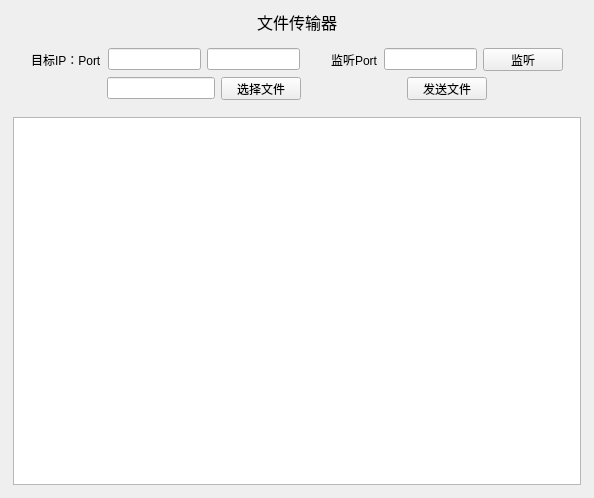
<?xml version="1.0" encoding="UTF-8"?>
<ui version="4.0">
 <class>Widget</class>
 <widget class="QWidget" name="Widget">
  <property name="geometry">
   <rect>
    <x>0</x>
    <y>0</y>
    <width>594</width>
    <height>498</height>
   </rect>
  </property>
  <property name="windowTitle">
   <string>Widget</string>
  </property>
  <layout class="QVBoxLayout" name="verticalLayout">
   <property name="spacing">
    <number>2</number>
   </property>
   <property name="leftMargin">
    <number>2</number>
   </property>
   <property name="topMargin">
    <number>2</number>
   </property>
   <property name="rightMargin">
    <number>2</number>
   </property>
   <property name="bottomMargin">
    <number>2</number>
   </property>
   <item>
    <widget class="QWidget" name="widget" native="true">
     <property name="maximumSize">
      <size>
       <width>16777215</width>
       <height>40</height>
      </size>
     </property>
     <layout class="QHBoxLayout" name="horizontalLayout_2">
      <item>
       <spacer name="horizontalSpacer">
        <property name="orientation">
         <enum>Qt::Horizontal</enum>
        </property>
        <property name="sizeHint" stdset="0">
         <size>
          <width>40</width>
          <height>20</height>
         </size>
        </property>
       </spacer>
      </item>
      <item>
       <widget class="QLabel" name="labelTitle">
        <property name="font">
         <font>
          <pointsize>12</pointsize>
         </font>
        </property>
        <property name="text">
         <string>文件传输器</string>
        </property>
       </widget>
      </item>
      <item>
       <spacer name="horizontalSpacer_2">
        <property name="orientation">
         <enum>Qt::Horizontal</enum>
        </property>
        <property name="sizeHint" stdset="0">
         <size>
          <width>40</width>
          <height>20</height>
         </size>
        </property>
       </spacer>
      </item>
     </layout>
    </widget>
   </item>
   <item>
    <widget class="QWidget" name="widgetControl" native="true">
     <property name="maximumSize">
      <size>
       <width>16777215</width>
       <height>60</height>
      </size>
     </property>
     <layout class="QVBoxLayout" name="verticalLayout_2">
      <property name="spacing">
       <number>2</number>
      </property>
      <property name="leftMargin">
       <number>2</number>
      </property>
      <property name="topMargin">
       <number>2</number>
      </property>
      <property name="rightMargin">
       <number>2</number>
      </property>
      <property name="bottomMargin">
       <number>2</number>
      </property>
      <item>
       <widget class="QWidget" name="widgetCtrlButtom" native="true">
        <layout class="QHBoxLayout" name="horizontalLayout">
         <property name="leftMargin">
          <number>2</number>
         </property>
         <property name="topMargin">
          <number>2</number>
         </property>
         <property name="rightMargin">
          <number>2</number>
         </property>
         <property name="bottomMargin">
          <number>2</number>
         </property>
         <item>
          <spacer name="horizontalSpacer_3">
           <property name="orientation">
            <enum>Qt::Horizontal</enum>
           </property>
           <property name="sizeHint" stdset="0">
            <size>
             <width>40</width>
             <height>20</height>
            </size>
           </property>
          </spacer>
         </item>
         <item>
          <widget class="QLabel" name="labelTarIpPort">
           <property name="text">
            <string>目标IP：Port</string>
           </property>
          </widget>
         </item>
         <item>
          <widget class="QLineEdit" name="lineEditTarIp"/>
         </item>
         <item>
          <widget class="QLineEdit" name="lineEditTarPort"/>
         </item>
         <item>
          <spacer name="horizontalSpacer_4">
           <property name="orientation">
            <enum>Qt::Horizontal</enum>
           </property>
           <property name="sizeHint" stdset="0">
            <size>
             <width>40</width>
             <height>20</height>
            </size>
           </property>
          </spacer>
         </item>
         <item>
          <widget class="QLabel" name="labelListenPort">
           <property name="text">
            <string>监听Port</string>
           </property>
          </widget>
         </item>
         <item>
          <widget class="QLineEdit" name="lineEditListenPort"/>
         </item>
         <item>
          <widget class="QPushButton" name="pushButtonListen">
           <property name="text">
            <string>监听</string>
           </property>
          </widget>
         </item>
         <item>
          <spacer name="horizontalSpacer_5">
           <property name="orientation">
            <enum>Qt::Horizontal</enum>
           </property>
           <property name="sizeHint" stdset="0">
            <size>
             <width>40</width>
             <height>20</height>
            </size>
           </property>
          </spacer>
         </item>
        </layout>
       </widget>
      </item>
      <item>
       <widget class="QWidget" name="widgetCtrlTop" native="true">
        <layout class="QHBoxLayout" name="horizontalLayout_3">
         <property name="leftMargin">
          <number>2</number>
         </property>
         <property name="topMargin">
          <number>2</number>
         </property>
         <property name="rightMargin">
          <number>2</number>
         </property>
         <property name="bottomMargin">
          <number>2</number>
         </property>
         <item>
          <spacer name="horizontalSpacer_6">
           <property name="orientation">
            <enum>Qt::Horizontal</enum>
           </property>
           <property name="sizeHint" stdset="0">
            <size>
             <width>40</width>
             <height>20</height>
            </size>
           </property>
          </spacer>
         </item>
         <item>
          <widget class="QLineEdit" name="lineEditFileName"/>
         </item>
         <item>
          <widget class="QPushButton" name="pushButtonSelectFile">
           <property name="text">
            <string>选择文件</string>
           </property>
          </widget>
         </item>
         <item>
          <spacer name="horizontalSpacer_7">
           <property name="orientation">
            <enum>Qt::Horizontal</enum>
           </property>
           <property name="sizeHint" stdset="0">
            <size>
             <width>40</width>
             <height>20</height>
            </size>
           </property>
          </spacer>
         </item>
         <item>
          <widget class="QPushButton" name="pushButtonSendFile">
           <property name="text">
            <string>发送文件</string>
           </property>
          </widget>
         </item>
         <item>
          <spacer name="horizontalSpacer_8">
           <property name="orientation">
            <enum>Qt::Horizontal</enum>
           </property>
           <property name="sizeHint" stdset="0">
            <size>
             <width>40</width>
             <height>20</height>
            </size>
           </property>
          </spacer>
         </item>
        </layout>
       </widget>
      </item>
     </layout>
    </widget>
   </item>
   <item>
    <widget class="QWidget" name="widgetDisplay" native="true">
     <layout class="QVBoxLayout" name="verticalLayout_3">
      <item>
       <widget class="QTextEdit" name="textEditInfo"/>
      </item>
     </layout>
    </widget>
   </item>
  </layout>
 </widget>
 <layoutdefault spacing="6" margin="11"/>
 <resources/>
 <connections/>
</ui>
